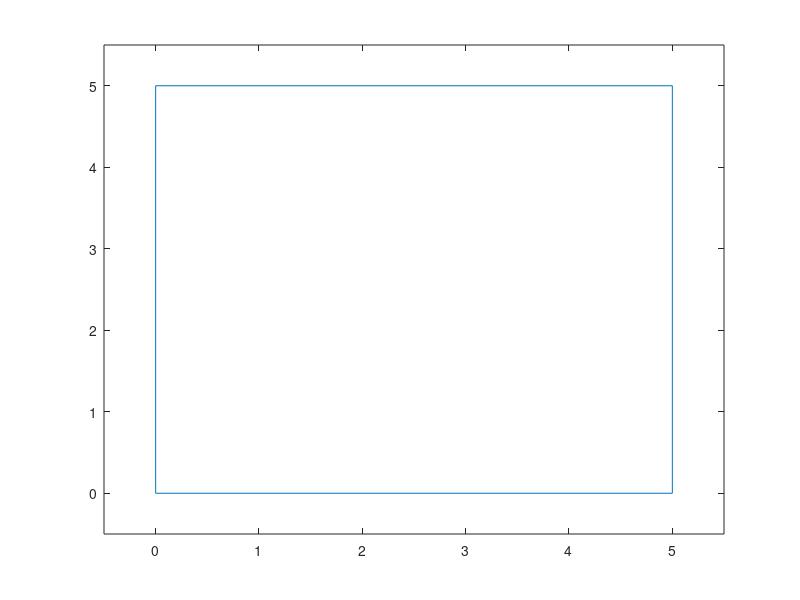

Reproduce this figure in MATLAB.
function [A,P]=AreaSquare()
s=input('Type the value of the side: ');
A=s^2;
P=4*s;
plot([0 s s 0 0], [s s 0 0 s]),'k';
axis([-0.5 1.1*s -0.5 1.1*s]);
end